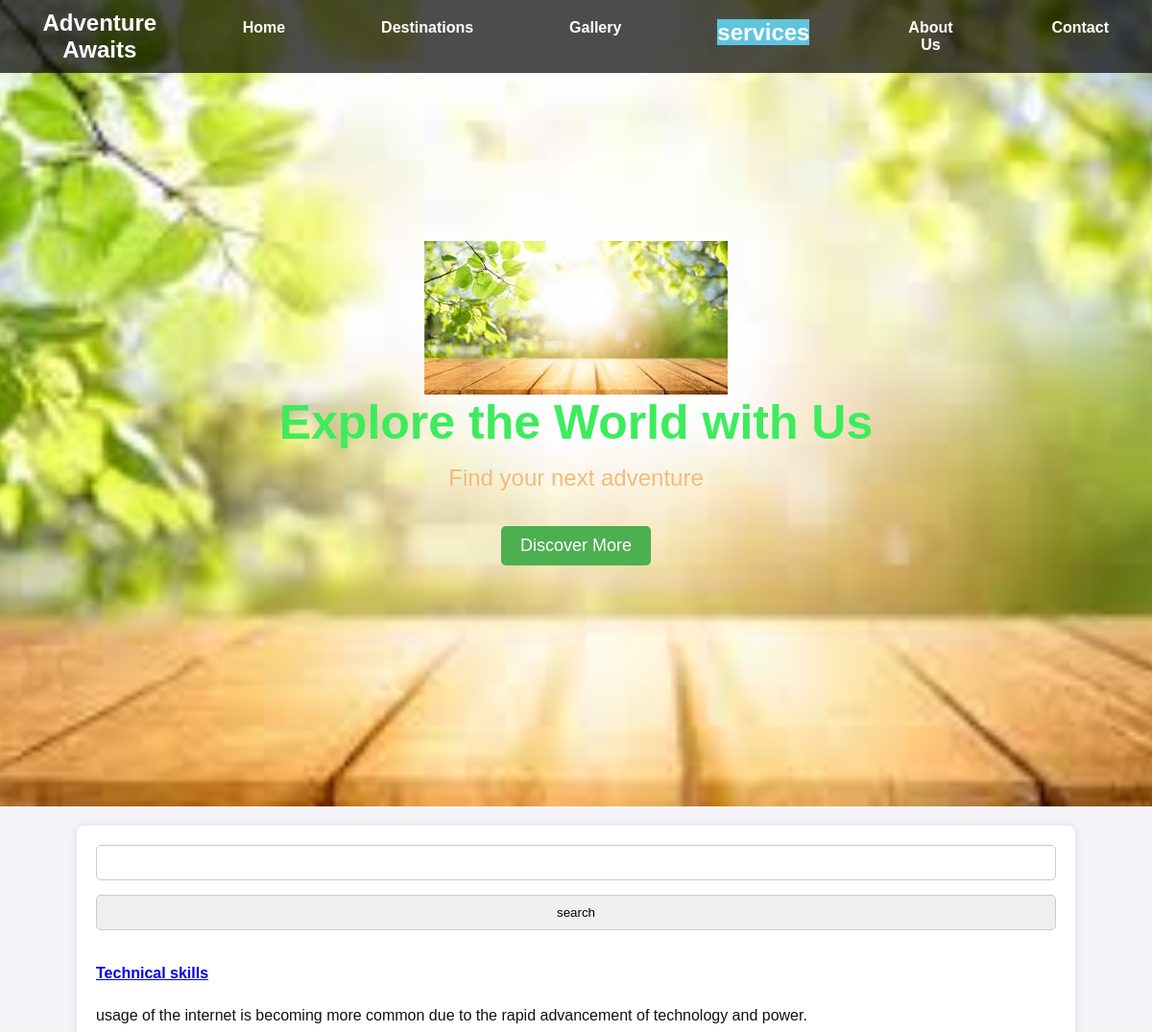
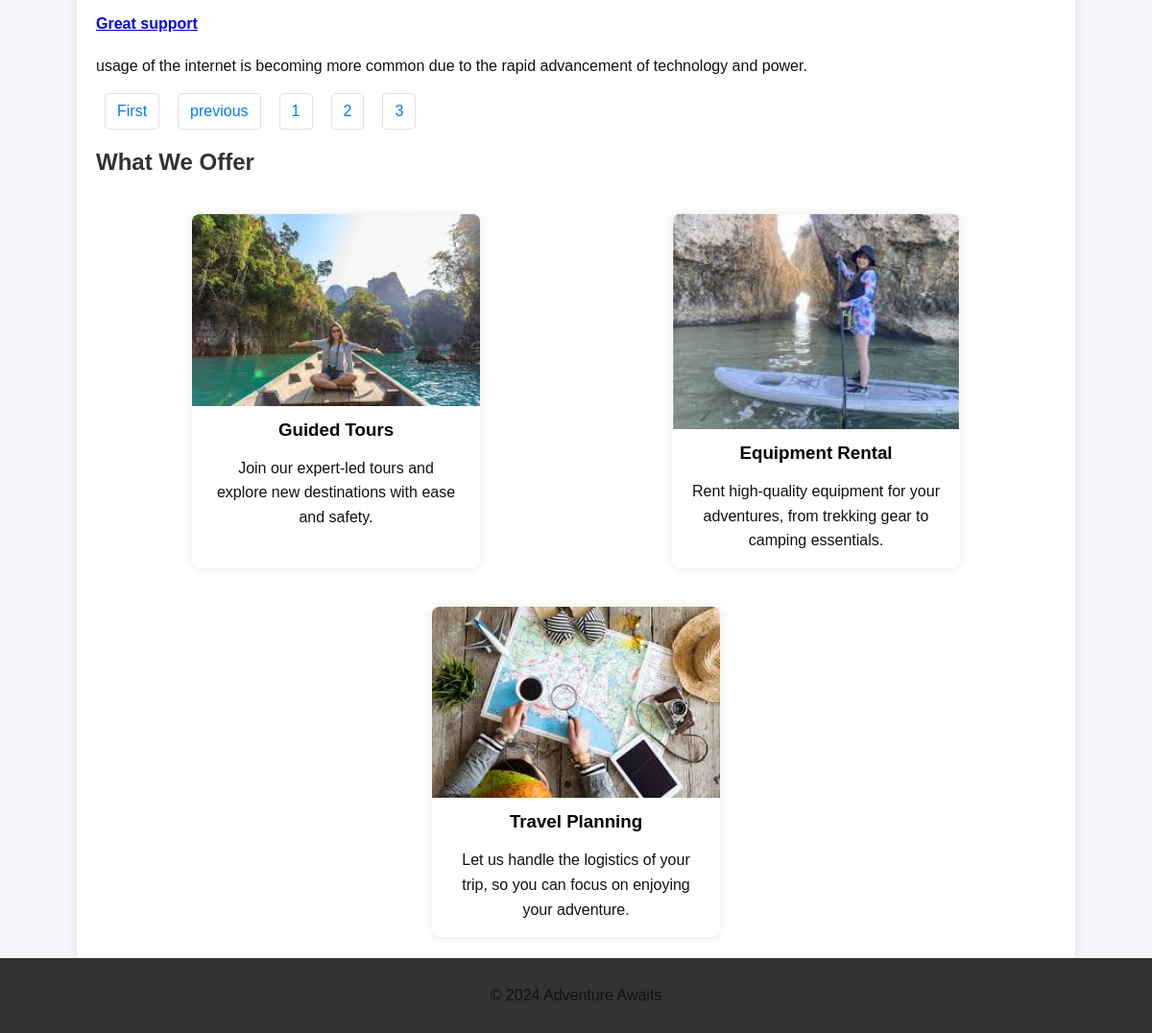
/services/?page=3, run on the app's committed database (2 pictures, top to bottom).
### service/models.py (models this page shows)
class Service(models.Model):
    username = None
    service_icon=models.CharField(max_length=50)
    service_title=models.CharField(max_length=50)
    service_des=models.TextField()
    USERNAME_FIELD = 'phone_number'
    REQUIRED_FIELDS = []

### demo/views.py (the view)
# urls.py: path('services/',views.services,name='services'),
def services(request):
    ServicesData=Service.objects.all()
    paginator=Paginator(ServicesData,2)
    page_number=request.GET.get('page')
    ServiceDataFinal=paginator.get_page(page_number)
    totalpage=ServiceDataFinal.paginator.num_pages  #3
    data={
        'servicesData':ServiceDataFinal,
        'lastpage':totalpage,
        'totalPagelist':[n+1 for n in range (totalpage)]
    }
    return render(request,"services.html",data)

### templates/services.html (shortened to what this page needs)
{% extends 'base.html' %}
{% block content %}
<main>
        <section id="services" class="section" >
            <div class="row">
                <div class="col-12">
                    <form method="get">
                        <input type="text" name="servicename" valur=""/>
                        <input type="submit" value="search"/>
                    </form>
                </div>
                            {% for n in servicesData %}
                            <div class="col-lg-4 col-md-6 ">
                                <div class="single-feature mb-30">
                                    <div class ="title d-flex flex-row pb-20">
                                        <h4><a href="#">{{n.service_title}}</a></h4>
                                    </div>
                                    <p>
                                        {{n.service_des | lower | safe }}
                                    </p>
                                </div>
                            </div>
                            {% empty %}
                            No Data Found
                            {% endfor %}
                    </div>
                    <div aria-label="...">
                      <ul class="pagination">
                          {% if servicesData.has_previous %}
                        <li class="page-item">
                          <a class="page-link" href="/services/?page=1" tabindex="-1">First</a>
                        </li>
                        <li class="page-item">
                          <a class="page-link" href="/services/?page={{servicesData.previous_page_number}}" tabindex="-1">previous</a>
                        </li>
                        {% endif %}
                        {% for n in totalPagelist%}
                        <li class="page-item"><a class="page-link" href="/services/?page={{n}}">{{n}}</a>
                        </li>
                        {% endfor %}
                      </ul>
                    </div>
                    <h2>What We Offer</h2>
                    <div class="cards">
                        <div class="card">
                            <img src="/static/images/guidedtour.jpg" alt="Guided Tours">
                            <h3>Guided Tours</h3>
                            <p>Join our expert-led tours and explore new destinations with ease and safety.</p>
                        </div>
                        <div class="card">
                            <img src="/static/images/equipmentrental.jpg" alt="Equipment Rental">
                            <h3>Equipment Rental</h3>
                            <p>Rent high-quality equipment for your adventures, from trekking gear to camping essentials.</p>
                        </div>
                        <div class="card">
                            <img src="/static/images/travelplan.jpg" alt="Travel Planning">
                            <h3>Travel Planning</h3>
                            <p>Let us handle the logistics of your trip, so you can focus on enjoying your adventure.</p>
                        </div>
        </main>
{% endblock %}

### static/css/styles.css (style rules this page uses)
body { font-family: 'Arial', sans-serif; margin: 0; padding: 0; background-color: #f4f4f9; display: flex; flex-direction: column; align-items: center; }
main { max-width: 1000px; width: 100%; margin: 20px 0; padding: 20px; background: white; border-radius: 8px; box-shadow: 0 0 10px rgba(0, 0, 0, 0.1); }
.section { margin-bottom: 40px; }
h2 { color: #333; }
p { line-height: 1.6; color: #111111; }
.cards { display: flex; justify-content: space-around; flex-wrap: wrap; }
.card { background: white; border-radius: 8px; box-shadow: 0 0 10px rgba(0, 0, 0, 0.1); margin: 20px; max-width: 300px; overflow: hidden; text-align: center; }
.card img { width: 100%; height: auto; }
.card h3 { margin: 10px 0; }
.card p { padding: 0 20px; }
form { display: flex; flex-direction: column; }
input, textarea { margin-bottom: 15px; padding: 10px; border: 1px solid #ccc; border-radius: 5px; }

### templates/services.html (style rules this page uses)
.pagination { display: flex; padding-left: 0; list-style: none; border-radius: 0.25rem; }
.page-item { margin: 0 10px; }
.page-link { position: relative; display: block; padding: 0.5rem 0.75rem; margin-left: -1px; line-height: 1.25; color: #007bff; background-color: #fff; border: 1px solid #dee2e6; text-decoration: none; border-radius: 0.25rem; transition: background-color 0.15s ease-in-out, border-color 0.15s ease-in-out; }

### data on the page
Service: service_title "Technical skills", service_des "usage of the internet is becoming more common due to the rapid advancement of technology and power."
Service: service_title "Great support", service_des "usage of the internet is becoming more common due to the rapid advancement of technology and power."

### other printed values
{{ n }} "1" "2" "3"
